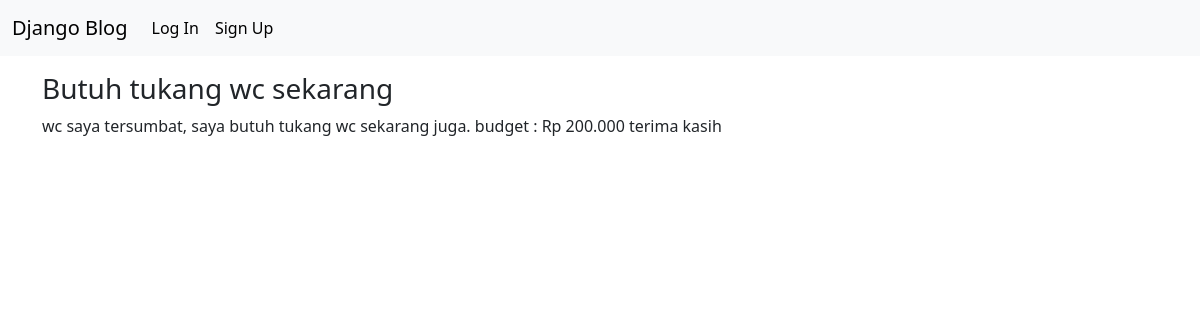
The app's page /post/1/ with its own data.
### blog/models.py (models this page shows, shortened)
class Post(models.Model):
    title = models.CharField(max_length=200)
    author = models.ForeignKey(
        "auth.User",
        on_delete=models.CASCADE,
    )
    body = models.TextField()

### blog/views.py (the view)
# urls.py: path("post/<int:pk>/", BlogDetailView.as_view(), name="post_detail"),
class BlogDetailView(DetailView):
    model = Post
    template_name = "post_detail.html"

### templates/post_detail.html (shortened to what this page needs)
{% extends "base.html" %}
{% block content %}
<div class="mt-3">
    <h3>{{ post.title }}</h3>
    <p>{{ post.body }}</p>
</div>
{% endblock %}

### records on screen
Post: title "Butuh tukang wc sekarang", body "wc saya tersumbat, saya butuh tukang wc sekarang juga. budget : Rp 200.000 terima kasih"
